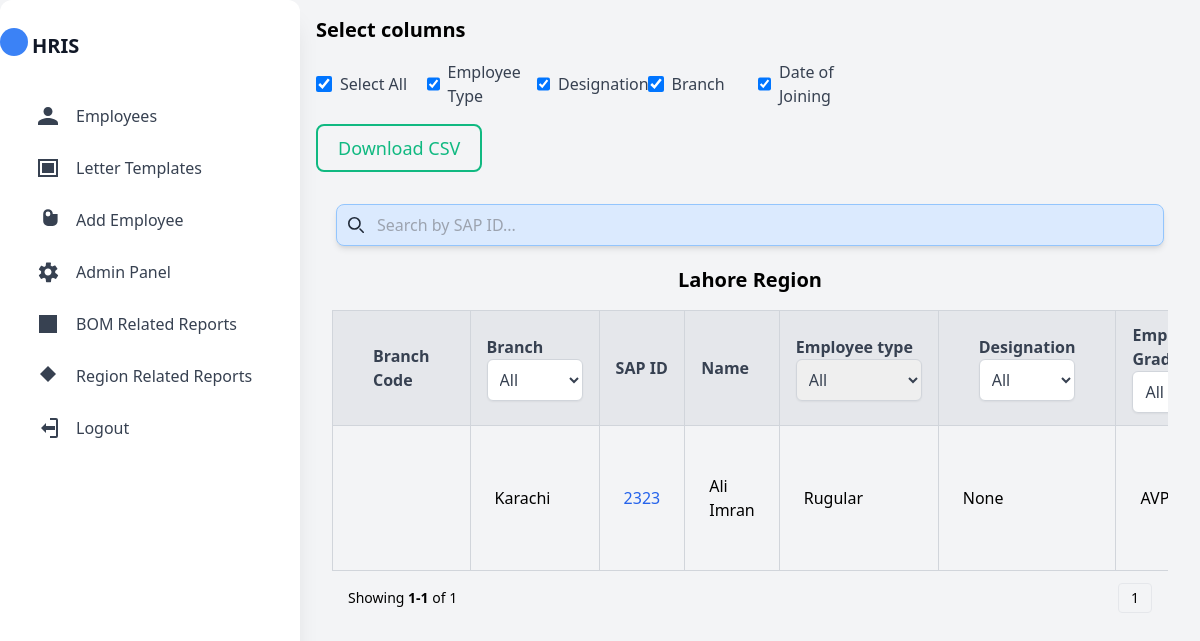
The page /employee/ (signed in) on the database its author committed.
### HRIS_App/models.py (models this page shows, shortened)
class Employee(AbstractBaseUser):
    email = models.EmailField(verbose_name="Email", max_length=255, unique=True)
    name = models.CharField(max_length=200)
    is_active = models.BooleanField(default=True)
    is_admin = models.BooleanField(default=False)
    is_admin_employee = models.BooleanField(default=False)
    created_at = models.DateTimeField(auto_now_add=True)
    updated_at = models.DateTimeField(auto_now=True)
    cnic_no = models.CharField(max_length=13, unique=True, blank=True, null=True)
    husband_or_father_name = models.CharField(max_length=100, blank=True, null=True)
    SAP_ID = models.IntegerField(default=None, unique=True, blank=True, null=True,)
    designation = models.ForeignKey(
        'Designation', on_delete=models.SET_NULL, null=True, blank=True, to_field='title'
    )
    cadre = models.ForeignKey(
        'Cadre', on_delete=models.SET_NULL, null=True, blank=True
    )
    employee_type = models.ForeignKey(
        'EmployeeType', on_delete=models.SET_NULL, null=True, blank=True, to_field='name'
    )
    employee_grade = models.ForeignKey(
        'EmployeeGrade', on_delete=models.SET_NULL, null=True, blank=True, to_field="grade_name"
    )
    branch = models.ForeignKey(
        'Branch', on_delete=models.CASCADE, null=True, blank=True, related_name='employees', to_field="branch_name"
    )
    qualifications = models.ManyToManyField(
        'Qualification', related_name='employees', blank=True
    )
    date_of_last_promotion = models.DateField(default="1900-01-01", blank=True, null=True)
    date_current_posting = models.DateField(default="1900-01-01", blank=True, null=True)
    date_current_assignment = models.DateField(default="1900-01-01", blank=True, null=True)
    mobile_number = models.CharField(max_length=15, blank=True, null=True, default="1111")
    admin_signature = models.BooleanField(default=False)
    phone_no_official = models.CharField(max_length=15, blank=True, null=True, default="1111")
    phone_no_emergency_contact = models.CharField(max_length=15, blank=True, null=True, default="1111")
    employee_email = models.EmailField(max_length=100, blank=True, null=True, default="aa@aa.aa")
    date_of_joining = models.DateField(default="1900-01-01", blank=True, null=True)
    user_group = models.CharField(max_length=200, default=None, blank=True, null=True)
    pending_inquiry = models.BooleanField(default=False)
    remarks = models.TextField(blank=True, null=True)
    objects = MyUserManager()
    USERNAME_FIELD = "email"
    REQUIRED_FIELDS = ["name"]

class Branch(models.Model):
    branch_code = models.IntegerField()
    branch_name = models.CharField(max_length=100, unique=True)
    branch_Category = models.CharField(max_length=100, default=None)
    branch_address = models.TextField(blank=True, null=True)
    branch_region = models.ForeignKey(Region, on_delete=models.CASCADE, to_field='name')
    def __str__(self):
        return self.branch_name

class Region(models.Model):
    name = models.CharField(max_length=100, unique=True)
    region_category = models.CharField(max_length=100, blank=True, null=True)
    functional_group = models.ManyToManyField(FunctionalGroup, related_name='regions')
    def __str__(self):
        return self.name

class EmployeeType(models.Model):
    name = models.CharField(max_length=100, unique=True)
    description = models.TextField(blank=True, null=True)
    def __str__(self):
        return self.name

class EmployeeGrade(models.Model):
    grade_name = models.CharField(max_length=100, unique=True)
    description = models.TextField(blank=True, null=True)
    def __str__(self):
        return self.grade_name

### HRIS_App/views.py (the view, shortened to what this page needs)
# urls.py: path('employee/', views.employees_view, name="employees_view"),
@login_required(login_url='account:login')
def employees_view(request):
    user_region = request.user.branch.branch_region
    user_group = request.user.user_group
    employees = Employee.objects.filter(branch__branch_region=user_region, user_group=user_group).order_by('SAP_ID')
    search_query = request.GET.get('search', '')
    employee_type = request.GET.get('employee_type', '')
    designation = request.GET.get('designation', '')
    employee_grade = request.GET.get('employeeGrade', '')
    branch = request.GET.get('branch', '')
    if branch:
        employees = employees.filter(branch__branch_name__icontains=branch)
    if search_query:
        employees = employees.filter(SAP_ID__icontains=search_query)
    if employee_type:
        employees = employees.filter(employee_type=employee_type)
    if designation:
        employees = employees.filter(designation__title=designation)
    if employee_grade:
        employees = employees.filter(employee_grade__grade_name=employee_grade)
    employees = employees.distinct()
    paginator = Paginator(employees, 10)
    page_number = request.GET.get('page')
    page_obj = paginator.get_page(page_number)
    context = {
        "page_obj": page_obj,
        "search_query": search_query,
        "employee_type": employee_type,
        "designation": designation,
        "employee_types": EmployeeType.objects.all(),
        "designations": Designation.objects.all(),
        'cadre': Cadre.objects.all(),
        'employeeGrade': EmployeeGrade.objects.all(),
        'branches': Branch.objects.filter(branch_region=user_region),
        'qualifications': Qualification.objects.all(),
    }
    return render(request, 'HRIS_App/employee.html', context)

### HRIS_App/templates/HRIS_App/employee.html (shortened to what this page needs)
{% extends "sidebar.html" %}
{% load static %}
{% block content %}
    <h1 class="text-xl font-bold mb-4">Select columns</h1>
<form action="{% url 'HRMS:download_employees_csv' %}" method="get">
    <div class="grid grid-cols-8 gap-4 mt-4">
        <label class="inline-flex items-center">
            <input type="checkbox" id="select-all" checked class="form-checkbox text-indigo-600 h-4 w-4">
            <span class="ml-2 text-gray-700">Select All</span>
        </label>
        <div class="inline-flex items-center">
            <input type="checkbox" name="columns" value="Employee Type" checked class="form-checkbox text-indigo-600 h-4 w-4">
            <span class="ml-2 text-gray-700">Employee Type</span>
        </div>
        <div class="inline-flex items-center">
            <input type="checkbox" name="columns" value="Designation" checked class="form-checkbox text-indigo-600 h-4 w-4">
            <span class="ml-2 text-gray-700">Designation</span>
        </div>
        <div class="inline-flex items-center">
            <input type="checkbox" name="columns" value="Branch" checked class="form-checkbox text-indigo-600 h-4 w-4">
            <span class="ml-2 text-gray-700">Branch</span>
        </div>
        <div class="inline-flex items-center">
            <input type="checkbox" name="columns" value="Joining Date" checked class="form-checkbox text-indigo-600 h-4 w-4">
            <span class="ml-2 text-gray-700">Date of Joining</span>
        </div>
    </div>
    <button type="submit" onclick="downloadCsv(event)" class="p-2 pl-5 pr-5 bg-transparent border-2 border-green-500 text-green-500 text-lg rounded-lg hover:bg-green-500 hover:text-gray-100 focus:border-4 focus:border-green-300 mt-4">Download CSV</button>
</form>
<div id="invoice" class="py-3">
    <div class="container mx-auto p-4">
        <form method="get" action="{% url 'HRMS:employees_view' %}">
            <div class="w-full flex justify-center p-1 mb-4">
                <div class="relative w-full">
                    <input type="text" name="search" class="w-full backdrop-blur-sm bg-blue-100 border border-blue-300 py-2 pl-10 pr-4 rounded-lg focus:outline-none focus:border-blue-500 transition-colors duration-300 shadow-md" placeholder="Search by SAP ID...">
                    <div class="absolute inset-y-0 left-0 pl-3 flex items-center pointer-events-none">
                    </div>
                </div>
            </div>
        </form>
        <h1 class="text-xl text-center font-bold mb-4">{{request.user.branch.branch_region}} Region</h1>
        <div class="overflow-x-auto">
            <table class="min-w-full border-collapse border border-gray-300">
                <thead>
                    <tr class="bg-gray-200 text-gray-700">
                        <th class="border border-gray-300 px-10 py-8 text-left text-sm md:text-base">Branch Code</th>
                        <th class="border border-gray-300 px-4 py-3 text-left text-sm md:text-base">Branch
                            <select id="branchFilter" name="branch" class="w-24 border border-gray-300 rounded-md shadow-sm p-2 focus:outline-none focus:ring-2 focus:ring-blue-500 focus:border-blue-500 transition duration-150 ease-in-out text-gray-700 bg-white hover:bg-gray-50" onchange="filterEmployees()">
                                <option value="">All</option>
                            </select>
                        </th>
                        <th class="border border-gray-300 px-4 py-3 text-left text-sm md:text-base">SAP ID</th>
                        <th class="border border-gray-300 px-4 py-3 text-left text-sm md:text-base">Name</th>
                        <th class="border border-gray-300 px-4 py-3 text-left text-sm md:text-base">
                            Employee type
                            <select id="employeeTypeFilter" name="employee_type"
                                class="border border-gray-300 rounded-md shadow-sm p-2 focus:outline-none focus:ring-2 focus:ring-blue-500 focus:border-transparent transition duration-150 ease-in-out max-h-32 overflow-y-auto"
                                onchange="filterEmployees()">
                                <option value="">All</option>
                            </select>
                        </th>
                        <th class="border border-gray-300 px-10 py-3 text-left text-sm md:text-base">Designation
                            <select id="designationFilter" name="designation" class="w-24 border border-gray-300 rounded-md shadow-sm p-2 focus:outline-none focus:ring-2 focus:ring-blue-500 focus:border-blue-500 transition duration-150 ease-in-out text-gray-700 bg-white hover:bg-gray-50" onchange="filterEmployees()">
                                <option value="">All</option>
                            </select>
                        </th>
                        <th class="border border-gray-300 px-4 py-3 text-left text-sm md:text-base">Employee Grade
                            <select id="employeeGradeFilter" name="employeeGrade" class="w-24 border border-gray-300 rounded-md shadow-sm p-2 focus:outline-none focus:ring-2 focus:ring-blue-500 focus:border-blue-500 transition duration-150 ease-in-out text-gray-700 bg-white hover:bg-gray-50" onchange="filterEmployees()">
                                <option value="">All</option>
                            </select>
                        </th>
                    </tr>
                </thead>
                <tbody>
                    {% if page_obj %}
                        {% for employee in page_obj %}
                        <tr class="hover:bg-gray-100 transition duration-150 ease-in-out">
                            <td class="border border-gray-300 px-6 py-6 text-sm md:text-base">{{ employee.branch_code }}</td>
                            <td class="border border-gray-300 px-6 py-6 text-sm md:text-base">{{ employee.branch }}</td>
                            <td class="border border-gray-300 px-6 py-6 text-sm md:text-base">
                                <a href="{% url 'HRMS:employee_detail' employee.SAP_ID %}" class="text-blue-600 hover:underline">{{ employee.SAP_ID }}</a>
                            </td>
                            <td class="border border-gray-300 px-6 py-6 text-sm md:text-base">{{ employee.name }}</td>
                            <td class="border border-gray-300 px-6 py-6 text-sm md:text-base">{{ employee.employee_type }}</td>
                            <td class="border border-gray-300 px-6 py-6 text-sm md:text-base">{{ employee.designation }}</td>
                            <td class="border border-gray-300 px-6 py-6 text-sm md:text-base">{{ employee.employee_grade }}</td>
                        </tr>
                        {% endfor %}
                    {% else %}
                        <tr>
                            <td colspan="18" class="border border-gray-300 px-6 py-6 text-center">No employees found</td>
                        </tr>
                    {% endif %}
                </tbody>
            </table>
        </div>
        <div class="flex justify-between items-center px-4 py-3">
            <div class="text-sm text-slate-500">
                Showing <b>{{ page_obj.start_index }}-{{ page_obj.end_index }}</b> of {{ page_obj.paginator.count }}
            </div>
            <div class="flex space-x-1">
                {% for num in page_obj.paginator.page_range %}
                    {% if num >= page_obj.number|add:-1 and num <= page_obj.number|add:1 %}
                        {% if num == page_obj.number %}
                            <button class="px-3 py-1 text-sm font-normal text-slate-800 bg-slate-800 border border-slate-800 rounded">{{ num }}</button>
                        {% else %}
                            <a href="?page={{ num }}&search={{ search_query }}" class="px-3 py-1 text-sm font-normal text-slate-500 bg-white border border-slate-200 rounded hover:bg-slate-50 hover:border-slate-400 transition duration-200 ease">{{ num }}</a>
                        {% endif %}
                    {% endif %}
                {% endfor %}
            </div>
        </div>
    </div>
</div>
{% endblock content %}

### rows shown on the page
Employee: user.branch.branch_region "Lahore", branch "Karachi", SAP_ID "2323", name "Ali Imran", employee_type "Rugular", designation "None", employee_grade "AVP"

### other values the page prints
{{ page_obj.start_index }} "1"
{{ page_obj.end_index }} "1"
{{ page_obj.paginator.count }} "1"
{{ num }} "1"
